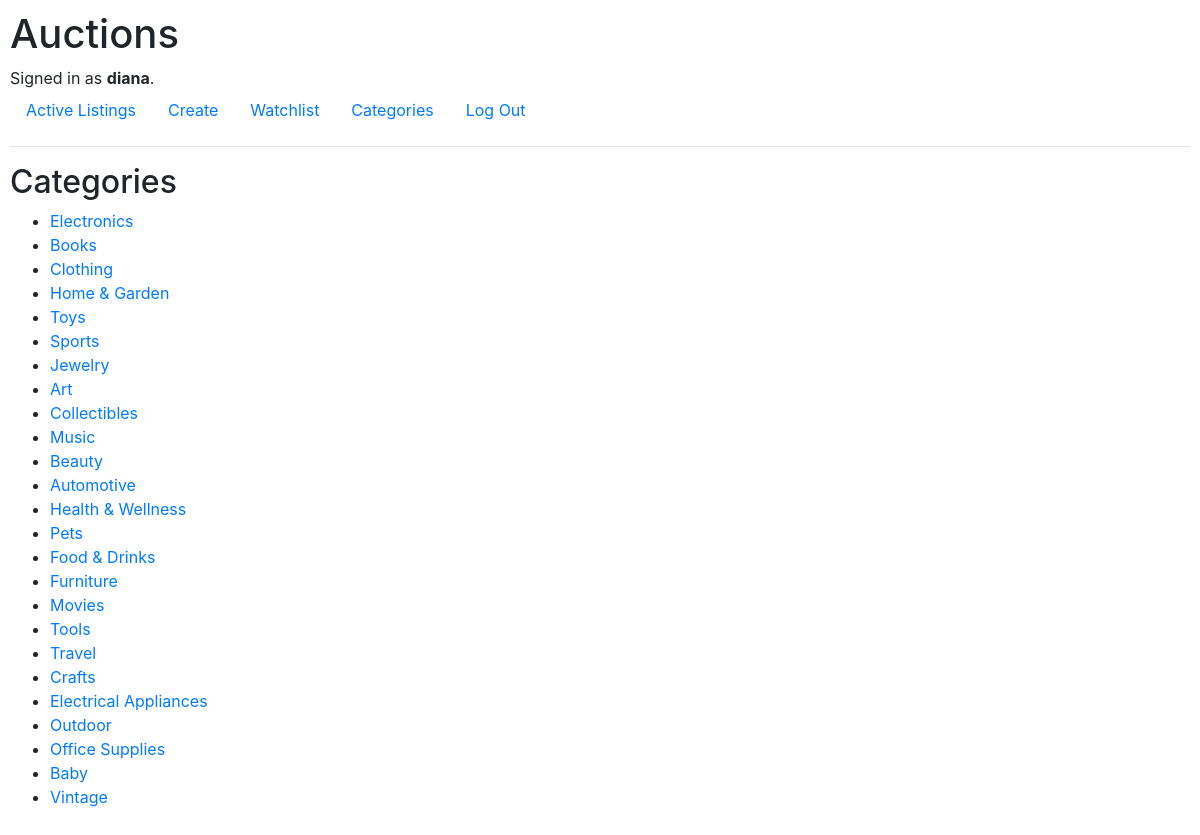
/categories/ (signed in), run on the app's committed database.
### auctions/models.py (models this page shows)
class User(AbstractUser):
    pass

class Category(models.Model):
    name = models.CharField(max_length=100)

### auctions/views.py (the view)
# urls.py: path('categories/', views.category_list, name='category_list'),
@login_required(login_url='registration')
def category_list(request):
    categories = Category.objects.all()
    return render(request, 'auctions/category_list.html', {'categories': categories})

### auctions/templates/auctions/category_list.html
{% extends "auctions/layout.html" %}
{% block body %}
  <h2>Categories</h2>
  <ul>
    {% for category in categories %}
      <li><a href="{% url 'active_auctions' category_id=category.id %}">{{ category.name }}</a></li>
    {% empty %}
      <li>No categories found.</li>
    {% endfor %}
  </ul>
{% endblock %}

### auctions/templates/auctions/layout.html (shortened to what this page needs)
{% load static %}
<!DOCTYPE html>
<html lang="en">
<head>
    <link rel="stylesheet" href="https://stackpath.bootstrapcdn.com/bootstrap/4.4.1/css/bootstrap.min.css">
    <link href="{% static 'auctions/styles.css' %}" rel="stylesheet">
</head>
<body>
<h1>Auctions</h1>
<div>
    {% if user.is_authenticated %}
        Signed in as <strong>{{ user.username }}</strong>.
    {% else %}
        Not signed in.
    {% endif %}
</div>
<ul class="nav">
    <li class="nav-item">
        <a class="nav-link" href="{% url 'index' %}">Active Listings</a>
    </li>
    <li class="nav-item">
        <a class="nav-link" href="{% url 'create_auction' %}">Create</a>
    </li>
    <li class="nav-item">
        <a class="nav-link" href="{% url 'watchlist' %}">Watchlist</a>
    </li>
    <li class="nav-item">
        <a class="nav-link" href="{% url 'category_list' %}">Categories</a>
    </li>
    {% if user.is_authenticated %}
        <li class="nav-item">
            <a class="nav-link" href="{% url 'logout' %}">Log Out</a>
        </li>
    {% endif %}
</ul>
<hr>
{% block body %}
{% endblock %}
</body>
</html>

### auctions/static/auctions/styles.css (style rules this page uses)
body { padding: 10px; }

### data on the page
User: username "diana"
Category: name "Electronics"
Category: name "Books"
Category: name "Clothing"
Category: name "Home & Garden"
Category: name "Toys"
Category: name "Sports"
Category: name "Jewelry"
Category: name "Art"
Category: name "Collectibles"
Category: name "Music"
Category: name "Beauty"
Category: name "Automotive"
Category: name "Health & Wellness"
Category: name "Pets"
Category: name "Food & Drinks"
Category: name "Furniture"
Category: name "Movies"
Category: name "Tools"
Category: name "Travel"
Category: name "Crafts"
Category: name "Electrical Appliances"
Category: name "Outdoor"
Category: name "Office Supplies"
Category: name "Baby"
Category: name "Vintage"
